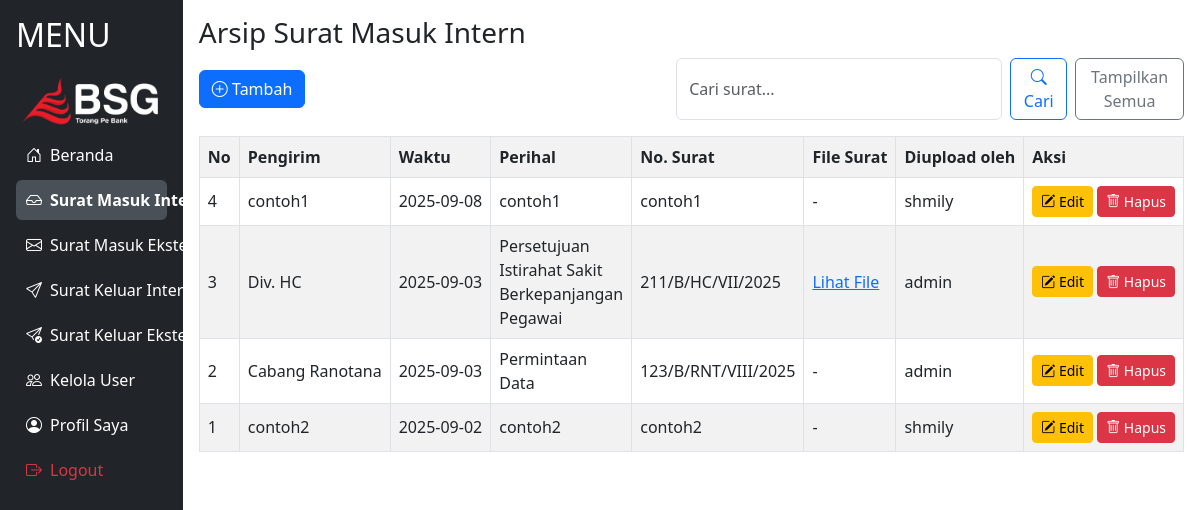
Screenshot of /surat_masuk_in.php (signed in) with the database file from the repository.
### tables this page shows
CREATE TABLE `surat_masuk_in` (
  `id` int(11) NOT NULL,
  `pengirim` varchar(100) NOT NULL,
  `perihal` varchar(200) NOT NULL,
  `no_surat` varchar(100) NOT NULL,
  `file_surat` varchar(255) DEFAULT NULL,
  `waktu` date NOT NULL,
  `diupload_oleh` int(11) DEFAULT NULL
);

CREATE TABLE `users` (
  `id` int(11) NOT NULL,
  `username` varchar(50) NOT NULL,
  `password` varchar(255) NOT NULL,
  `role` enum('admin','user') NOT NULL DEFAULT 'user'
);

### surat_masuk_in.php (the view, shortened to what this page needs)
<?php
require 'config.php';
$keyword = $_GET['keyword'] ?? '';
if($keyword){
    $stmt = $pdo->prepare("
        SELECT sm.*, u.username
        FROM surat_masuk_in sm
        JOIN users u ON sm.diupload_oleh = u.id
        WHERE sm.pengirim LIKE ?
           OR sm.waktu LIKE ?
           OR sm.perihal LIKE ?
           OR sm.no_surat LIKE ?
        ORDER BY sm.waktu DESC
    ");
    $stmt->execute(["%$keyword%","%$keyword%","%$keyword%","%$keyword%"]);
    $rows = $stmt->fetchAll();
} else {
    $rows = $pdo->query("
        SELECT sm.*, u.username
        FROM surat_masuk_in sm
        JOIN users u ON sm.diupload_oleh = u.id
        ORDER BY sm.waktu DESC
    ")->fetchAll();
}
?>
<!DOCTYPE html>
<html>
<head>
  <link rel="stylesheet" href="https://cdn.jsdelivr.net/npm/bootstrap@5.3.0/dist/css/bootstrap.min.css">
  <link rel="stylesheet" href="https://cdn.jsdelivr.net/npm/bootstrap-icons@1.11.3/font/bootstrap-icons.css">
</head>
<body>
<div class="d-flex">
  <div class="sidebar">
    <h2>MENU</h2>
    <img src="assets/bsg.png" width="150" alt="Logo">
    <?php $current_page = basename($_SERVER['PHP_SELF']); ?>
    <a href="dashboard.php" class="<?= $current_page=='dashboard.php'?'active':'' ?>">
      <i class="bi bi-house-door"></i> Beranda
    </a>
    <a href="surat_masuk_in.php" class="<?= $current_page=='surat_masuk_in.php'?'active':'' ?>">
      <i class="bi bi-inbox"></i> Surat Masuk Intern
    </a>
    <a href="surat_masuk_eks.php" class="<?= $current_page=='surat_masuk_eks.php'?'active':'' ?>">
      <i class="bi bi-envelope"></i> Surat Masuk Ekstern
    </a>
    <a href="surat_keluar_in.php" class="<?= $current_page=='surat_keluar_in.php'?'active':'' ?>">
      <i class="bi bi-send"></i> Surat Keluar Intern
    </a>
    <a href="surat_keluar_eks.php" class="<?= $current_page=='surat_keluar_eks.php'?'active':'' ?>">
      <i class="bi bi-send-check"></i> Surat Keluar Ekstern
    </a>
    <?php if($_SESSION['role']=='admin'): ?>
      <a href="user.php" class="<?= $current_page=='user.php'?'active':'' ?>">
        <i class="bi bi-people"></i> Kelola User
      </a>
    <?php endif; ?>
    <a href="profil.php" class="<?= $current_page=='profil.php'?'active':'' ?>">
      <i class="bi bi-person-circle"></i> Profil Saya
    </a>
    <a href="#" class="text-danger" data-bs-toggle="modal" data-bs-target="#logoutModal">
      <i class="bi bi-box-arrow-right"></i> Logout
    </a>
  </div>
  <div class="content">
    <h3>Arsip Surat Masuk Intern</h3>
    <div class="d-flex justify-content-between align-items-center mb-3">
      <a href="proses_tambah.php?type=masuk_in" class="btn btn-primary">
        <i class="bi bi-plus-circle"></i> Tambah
      </a>
      <form method="GET"
            class="d-flex flex-column flex-sm-row gap-2"
            style="max-width:800px;">
        <input type="text" name="keyword" class="form-control"
               placeholder="Cari surat..." value="<?= htmlspecialchars($keyword) ?>">
        <button type="submit" class="btn btn-outline-primary">
          <i class="bi bi-search"></i> Cari
        </button>
        <a href="surat_masuk_in.php" class="btn btn-outline-secondary">Tampilkan Semua</a>
      </form>
    </div>
    <table class="table table-bordered table-striped align-middle">
      <tr>
        <th class="text-nowrap">No</th>
        <th class="text-nowrap">Pengirim</th>
        <th class="text-nowrap">Waktu</th>
        <th class="text-nowrap">Perihal</th>
        <th class="text-nowrap">No. Surat</th>
        <th class="text-nowrap">File Surat</th>
        <?php if($_SESSION['role'] == 'admin'): ?>
          <th class="text-nowrap">Diupload oleh</th>
        <?php endif; ?>
        <th class="text-nowrap">Aksi</th>
      </tr>
      <?php
      $total = count($rows);
      foreach($rows as $r):
      ?>
      <tr>
        <td class="text-nowrap"><?= $total-- ?></td>
        <td class="text-nowrap"><?= $r['pengirim'] ?></td>
        <td class="text-nowrap"><?= $r['waktu'] ?></td>
        <td><?= $r['perihal'] ?></td>
        <td class="text-nowrap"><?= $r['no_surat'] ?></td>
        <td class="text-nowrap">
          <?php if($r['file_surat']): ?>
            <a href="<?= $r['file_surat'] ?>" target="_blank">Lihat File</a>
          <?php else: ?> - <?php endif; ?>
        </td>
        <?php if($_SESSION['role'] == 'admin'): ?>
        <td class="text-nowrap">
          <?= $r['username'] ? htmlspecialchars($r['username']) : '<span class="text-muted fst-italic">Tidak diketahui</span>' ?>
        </td>
        <?php endif; ?>
        <td class="text-nowrap">
          <a href="proses_edit_surat.php?type=masuk_in&id=<?= $r['id'] ?>"
             class="btn btn-warning btn-sm">
            <i class="bi bi-pencil-square"></i> Edit
          </a>
          <button type="button"
                  class="btn btn-danger btn-sm"
                  data-bs-toggle="modal"
                  data-bs-target="#hapusModal"
                  data-id="<?= $r['id'] ?>">
            <i class="bi bi-trash"></i> Hapus
          </button>
        </td>
      </tr>
      <?php endforeach; ?>
    </table>
  </div>
</div>
</body>
</html>

### surat_masuk_in.php (style rules this page uses)
.sidebar { background-color: #212529; color: white; padding: 1rem; width: fit-content; min-width: 180px; height: auto; min-height: 100vh; }
.content { flex: 1; padding: 1rem; }
.sidebar a { display: flex; align-items: center; gap: 8px; color: white; margin: 5px 0; padding: 8px 10px; border-radius: 6px; text-decoration: none; white-space: nowrap; transition: background-color 0.3s ease, transform 0.3s ease; }
.sidebar a i { transition: transform 0.3s ease; }
.sidebar a.active { background-color: #495057; font-weight: bold; }

### rows the page displays
surat_masuk_in: pengirim "contoh1", waktu "2025-09-08", perihal "contoh1", no_surat "contoh1", users.username "shmily"
surat_masuk_in: pengirim "Div. HC", waktu "2025-09-03", perihal "Persetujuan Istirahat Sakit Berkepanjangan Pegawai", no_surat "211/B/HC/VII/2025", users.username "admin"
surat_masuk_in: pengirim "Cabang Ranotana", waktu "2025-09-03", perihal "Permintaan Data", no_surat "123/B/RNT/VIII/2025", users.username "admin"
surat_masuk_in: pengirim "contoh2", waktu "2025-09-02", perihal "contoh2", no_surat "contoh2", users.username "shmily"
